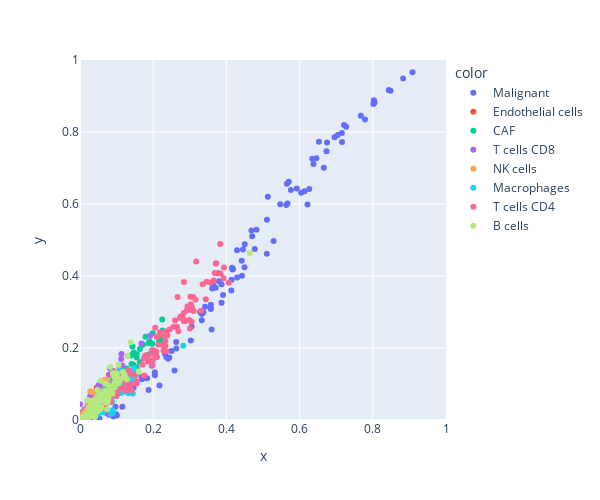

The notebook cell saved with this chart:
### Markdown cell above
## docker vs web

### Code cell
fig = px.scatter(
    x=csx_fractions_derek.stack().values,
    y=csx_fractions.stack().values,
    color=csx_fractions.stack().reset_index()["level_1"],
)
fig.update_layout(
    width=600,
    height=500,
)
fig.update_xaxes(range=(0, 1))
fig.update_yaxes(
    range=(0, 1),
)
